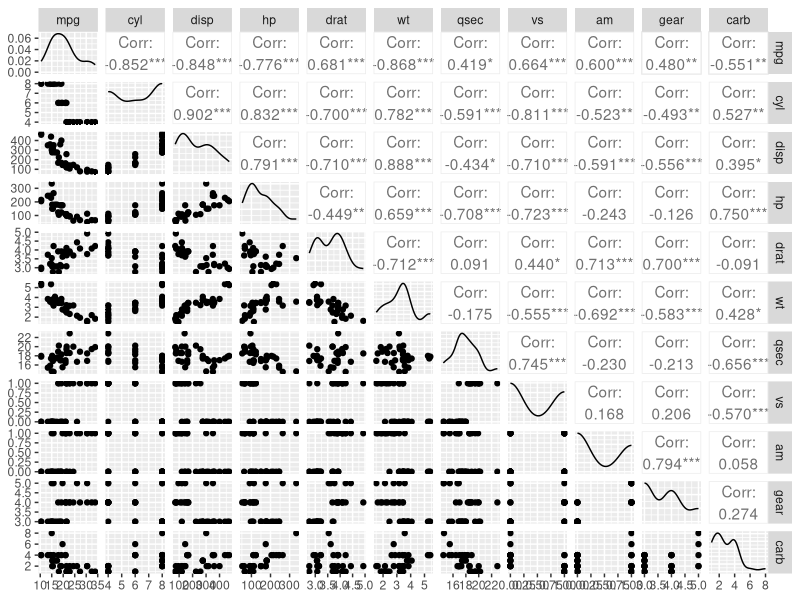
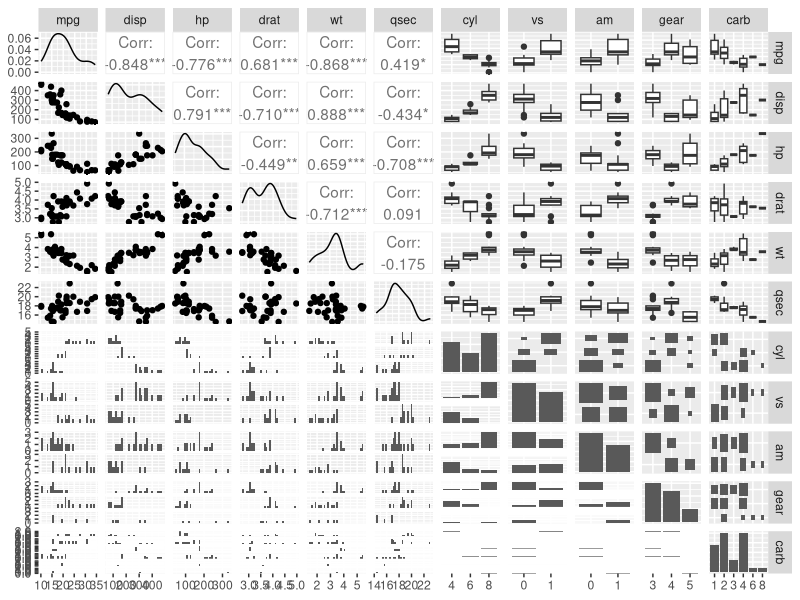
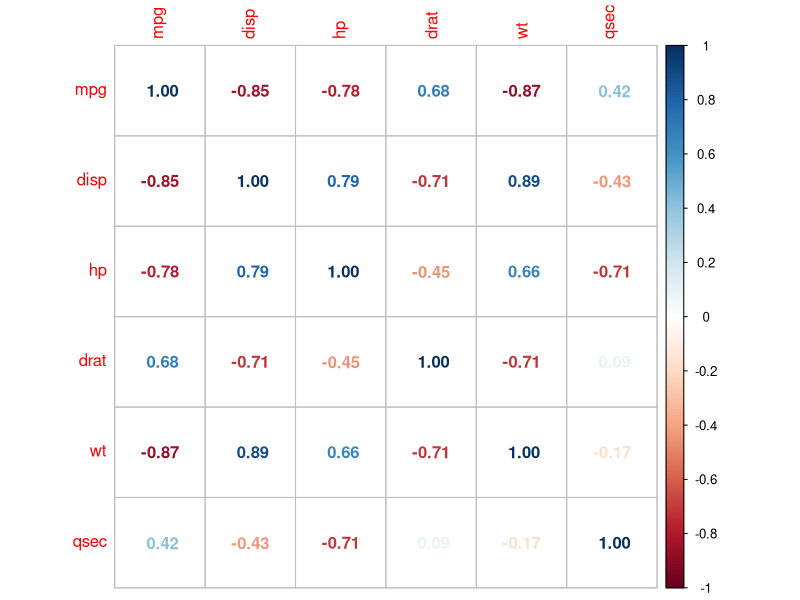
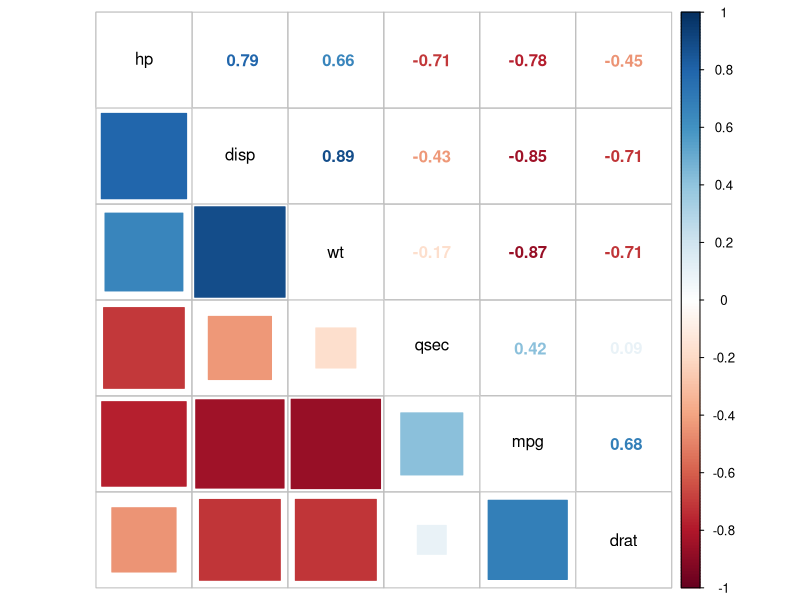
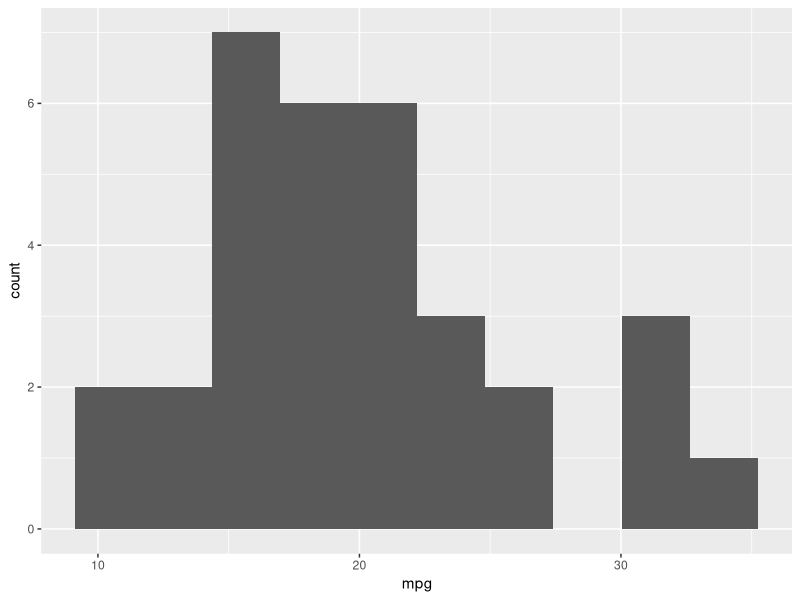
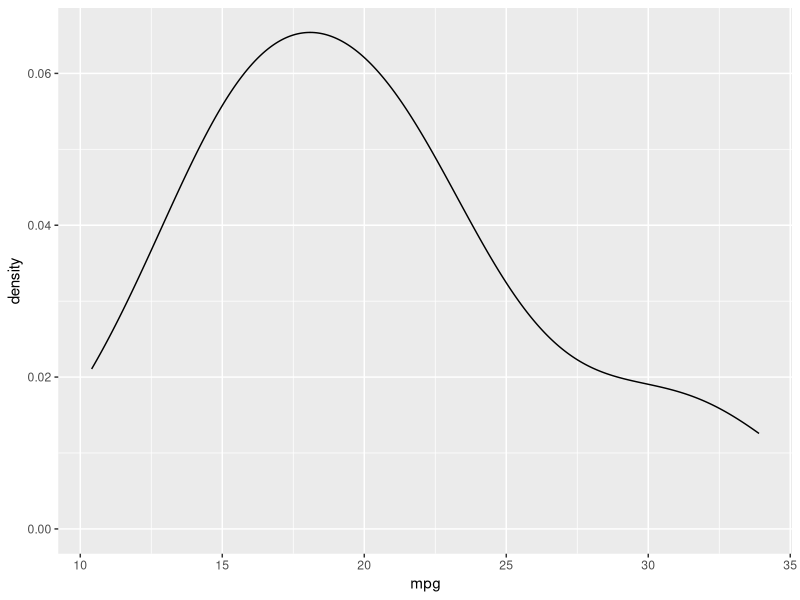
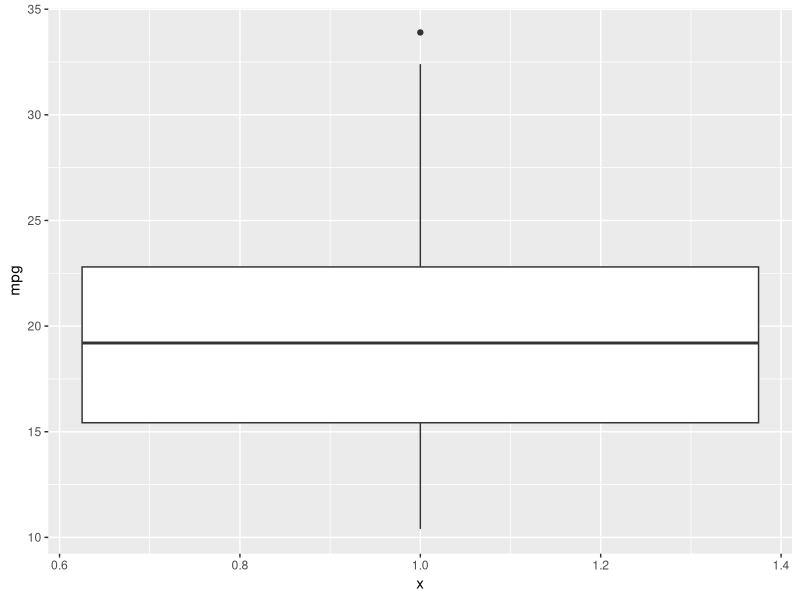
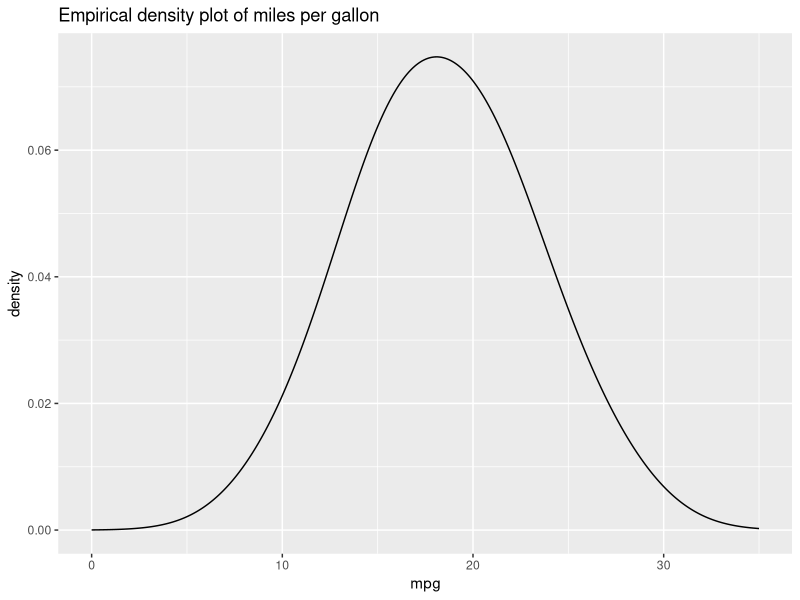

Reproduce these figures in R, in order.
## ---- chunk 1
library(tidyverse)
library(RColorBrewer) #做brewer.pal()時，用的package
## ---- chunk 2
mtcars
## ---- chunk 3
library(GGally)
ggpairs(mtcars)
## ---- chunk 4
mtcars <- mutate(mtcars, cyl = factor(cyl), vs = factor(vs),
                 am = factor(am), gear = factor(gear),
                 carb=factor(carb)) %>%
        select(mpg, disp:qsec, cyl, vs:carb)
ggpairs(mtcars)
## ---- chunk 5
summary(mtcars)
## ---- chunk 6
#install.packages("corrplot")
library(corrplot)
corMat <- cor(mtcars[,1:6])
corrplot(corMat, method="number")
## ---- chunk 7
corrplot.mixed(corMat, lower="square", upper="number",
               order = "hclust", tl.col="black") 
## ---- chunk 8
ggplot(mtcars, aes(mpg)) +
  geom_histogram(bins=10) #bins表示你要切成幾段，預設是30
  #geom_histogram(binwidth=3) + #binwidth表示你一段想要多長
## ---- chunk 9
ggplot(mtcars, aes(mpg)) +
  geom_density(bw=3) #bw是bandwith的縮寫
## ---- chunk 10
ggplot(mtcars, aes(x = 1, y = mpg))+
        geom_boxplot()
## ---- chunk 11
mtcars %>%
        filter(mpg < 30) %>%
        ggplot(aes(mpg)) +
        geom_density(bw=3) + #bw是bindwith的縮寫
        xlim(0,35)+
        ggtitle("Empirical density plot of miles per gallon")
## ---- chunk 12
ggplot(mtcars, aes(cyl))+
        geom_bar()
## ---- chunk 13
ggplot(mtcars, aes(cyl))+
        geom_bar(stat="count")
# stat = "identity" <- height of the bars to represent values in the data
## ---- chunk 14
count(mtcars, cyl)
## ---- chunk 15
mtcars %>% 
        count(cyl) %>%
        ggplot(aes(x=cyl, y=n))+
        geom_bar(stat="identity")
        #若用geom_bar()，會error，why?
## ---- chunk 16
mtcars %>% 
        count(cyl) %>%
        mutate(percent=n/sum(n)) %>%
        ggplot(aes(x = cyl, y = percent))+
        geom_bar(stat="identity")
## ---- chunk 17
ggplot(mtcars, aes(x=1, fill=cyl))+
        geom_bar()+
        coord_polar(theta="y")
## ---- chunk 18
ggplot(mtcars, aes(x=1, fill=carb))+
        geom_bar()+
        coord_polar(theta="y")
## ---- chunk 19
ggplot(mtcars, aes(carb))+
        geom_bar()
## ---- chunk 20
mtcars %>%
        count(carb) %>%
        ggplot(aes(x = fct_reorder(carb,n), y = n))+
        geom_bar(col = "#FF7744", fill = "#FFAA33", stat="identity")
## ---- chunk 21
mtcars %>%
        count(carb) %>%
        ggplot(aes(x=fct_reorder(carb,n),y=n))+
        geom_bar(col = "#FF7744", fill = "#FFAA33", stat="identity")+
        labs(x="Number of carburetors")+
        coord_flip()
## ---- chunk 22
mtcars %>% 
        count(carb) %>%
        ggplot(aes(x=n, y=fct_reorder(carb,n)))+
        geom_point(col = "#FF7744", fill = "#FFAA33")+
        labs(y="Number of carburetors")
## ---- chunk 23
mtcars %>% 
        count(carb) %>%
        ggplot(aes(x=n, y=fct_reorder(carb,n)))+
        geom_point(size=3)+
        geom_segment(aes(xend=0,yend=carb))+
        labs(y="Number of carburetors")+
        theme_bw()
## ---- chunk 24
ggplot(mtcars, aes(x=mpg, fill=cyl)) +
        geom_histogram(bins = 10)
## ---- chunk 25
ggplot(mtcars, aes(x=mpg,fill=cyl)) +
        geom_histogram(bins = 10,position="identity", alpha=0.4)
## ---- chunk 26
ggplot(mtcars, aes(x=mpg, col=cyl)) +
        geom_freqpoly(bins=10)
## ---- chunk 27
ggplot(mtcars, aes(x = mpg, col = cyl, fill = cyl)) +
        geom_density(bw=3, alpha = 0.3)
## ---- chunk 28
ggplot(mtcars, aes(x=mpg)) +
        geom_histogram(bins = 10,  fill = "#FFAA33")+
        facet_grid(~cyl, labeller = label_both)
## ---- chunk 29
ggplot(mtcars, aes(x=mpg))+
        geom_freqpoly(bins=10,  col = "#5599FF")+
        facet_grid(~cyl, labeller = label_both)
## ---- chunk 30
ggplot(mtcars, aes(x=mpg))+
        geom_density(bw=3)+
        facet_grid(~cyl, labeller=label_both)
## ---- chunk 31
ggplot(mtcars, aes(x = cyl, y = mpg)) +
  geom_boxplot(col = "#FFAA33", fill = "#FFAA33", alpha = 0.4)
## ---- chunk 32
mtcars %>% 
        group_by(cyl) %>%
        summarize(mpg_median=median(mpg))
## ---- chunk 33
tab1 <- table(mtcars$cyl, mtcars$vs)
tab1
## ---- chunk 34
round(prop.table(tab1, 1),2)
round(prop.table(tab1, 2),2)
## ---- chunk 35
ggplot(mtcars, aes(x=cyl, fill=vs))+
        geom_bar(position="fill")
## ---- chunk 36
ggplot(mtcars, aes(x=vs))+
        geom_bar()+
        facet_grid(.~cyl, labeller = label_both) 
## ---- chunk 37
ggplot(mtcars, aes(x = wt, y = mpg)) +
  geom_point()
## ---- chunk 38
ggplot(mtcars, aes(x = wt, y = mpg)) +
  geom_point()+
  geom_smooth(method="lm")
## ---- chunk 39
ggplot(mtcars, aes(x = wt, y = mpg)) +
  geom_point()+
  geom_smooth(method="loess")
## ---- chunk 40
library(car)
head(Vocab)
Vocab$education <- factor(Vocab$education)
Vocab$vocabulary <- factor(Vocab$vocabulary)
summary(Vocab)
ggplot(Vocab, aes(x=education))+
        geom_bar(col = "#5599FF", fill = "#5599FF", alpha = 0.8)
ggplot(Vocab, aes(x=vocabulary))+
        geom_bar(col = "#5599FF", fill = "#5599FF", alpha = 0.8)
## ---- chunk 41
ggplot(data=Vocab, aes(x=education, y=vocabulary))+
  geom_point()
## ---- chunk 42
ggplot(data=Vocab, aes(x=education, y=vocabulary))+
  geom_jitter()
## ---- chunk 43
ggplot(data=Vocab, aes(x=education, y=vocabulary))+
  geom_jitter(alpha = 0.3,shape=1)
## ---- chunk 44
ggplot(mtcars, aes(x=wt, y=mpg, col=cyl)) +
        geom_point(size=2, alpha=0.7)
## ---- chunk 45
ggplot(mtcars, aes(x = wt, y = mpg, size = cyl)) +
  geom_point(alpha=0.5, col="blue")
## ---- chunk 46
ggplot(mtcars, aes(x=wt, y=mpg, label=cyl))+
  geom_text()
## ---- chunk 47
ggplot(mtcars, aes(x=wt, y=mpg)) +
        geom_point()+
        facet_grid(~cyl, labeller = label_both)
## ---- chunk 48
ggplot(mtcars, aes(x = wt, y = mpg, col = cyl)) +
  geom_point() +
  stat_smooth(method = "lm", se = FALSE)
## ---- chunk 49
ggplot(mtcars, aes(x = wt, y = mpg, col = cyl)) +
  geom_point() +
  stat_smooth(method = "lm", se = FALSE)+
  stat_smooth(aes(group=1),method = "lm", se = FALSE)
## ---- chunk 50
ggplot(mtcars, aes(x = wt, y = mpg, col = cyl)) +
  geom_point() +
  stat_smooth(method = "lm", se = FALSE)+
  stat_smooth(aes(group=1, col="ALL"),method = "lm", se = FALSE)
## ---- chunk 51
data(mtcars)
mtcars2 <- mtcars %>%
        rownames_to_column() %>%
        mutate(cyl=factor(cyl))

ggplot(mtcars2, aes(x=rowname, y=mpg))+
        geom_bar(stat="identity", fill = "#5599FF")+
        coord_flip()
## ---- chunk 52
ggplot(mtcars2, aes(x=rowname, y=mpg, fill=cyl))+
        geom_bar(stat="identity")+
        coord_flip()
## ---- chunk 53
mtcars2 %>%
        arrange(desc(cyl), mpg) %>%
        ggplot(aes(x=fct_relevel(rowname, rowname), y=mpg, fill=cyl))+
        geom_bar(stat="identity")+
        labs(x="")+
        coord_flip()
## ---- chunk 54
data(mtcars)
mtcars <- mutate(mtcars, cyl=factor(cyl), vs=factor(vs),
                 am=factor(am),gear=factor(gear),
                 carb=factor(carb))
## ---- chunk 55
#把cyl和am這兩欄資訊合併，變成新的類別變數
mtcars$cyl_am <- paste(mtcars$cyl, mtcars$am, sep = "_")
#分成藍色系和紅色系
myCol <- rbind(brewer.pal(9, "Blues")[c(3,6,8)],
               brewer.pal(9, "Reds")[c(3,6,8)])

b1 <- ggplot(mtcars, aes(x = wt, y = mpg, col = cyl_am)) +
        geom_point(size=2, alpha=0.7) +
        # Add a manual colour scale
        scale_color_manual(values = myCol)
b1
## ---- chunk 56
b1 + facet_grid(gear~vs, labeller = label_both)
## ---- chunk 57
ggplot(mtcars, aes(x = wt, y = mpg, col = cyl_am, size=disp)) +
  geom_point() +
  scale_color_manual(values = myCol) +
  facet_grid(gear~vs, labeller = label_both)
## ---- chunk 58
#install.packages(lattice)
library(lattice)
## ---- chunk 59
ggplot(mtcars, aes(x=wt, y=mpg))+
        geom_point(col="blue")+
        facet_grid(gear~vs, labeller = label_both)+
        labs(title="Scatterplots by V/S and Gears",
             x="Car Weight",
             y="Miles per Gallon")
## ---- chunk 60
xyplot(mpg~wt|vs*gear, data=mtcars, 
  	main="Scatterplots by V/S and Gears", 
       ylab="Miles per Gallon", xlab="Car Weight")
## ---- chunk 61
ggplot(mtcars, aes(x=mpg))+
        geom_density(bw=3, col="blue")+
        facet_grid(~cyl)+
        labs(title="Density Plot by Number of Cylinders",
             xlab="Miles per Gallon")
## ---- chunk 62
densityplot(~mpg|cyl, data=mtcars,
  	main="Density Plot by Number of Cylinders",
  	xlab="Miles per Gallon")
